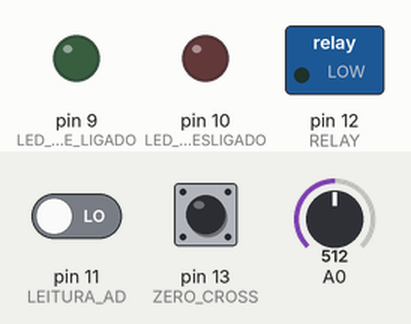
Recording of a sketch running on a simulated Arduino Uno, built with avr-gcc and run on an emulated ATmega328P. On the bench: switched loads named in the sketch (green lamp = pin HIGH), output pins drawn as LEDs (lit = HIGH). The inputs (shaded band) are chosen by the test bench; at power-on: pin 13 (ZERO_CROSS) HIGH, pin 11 (LEITURA_AD) LOW, A0 = 512.

Above: at 0.8 s.
0.9 s: pin 13 (ZERO_CROSS) pulled LOW for 0.15 s
At 1.6 s:
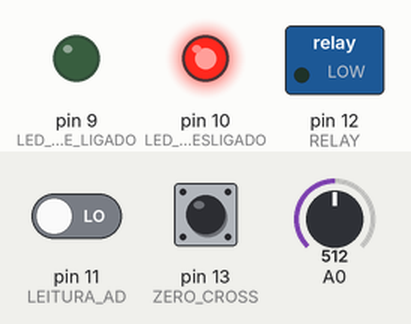
Timing chart, 0 to 3.9 s (numbered marks = the images above; inputs shaded):
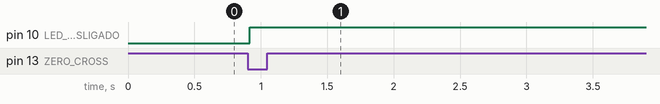

The sketch:

CircuitShielded-codigo.ino
```cpp
#include <avr/io.h>
#include <avr/interrupt.h>
#include <util/delay.h>
#include <Arduino.h>

#define LED_VERDE_LIGADO (1 << PB1)       // Define o pino do LED para o estado de ligado como PB1
#define LED_VERMELHO_DESLIGADO (1 << PB2) // Define o pino do LED para o estado de desligado como PB2
#define SENSOR_CONVERSAO 0                // Define o pino do sensor de conversão como PC0
#define LEITURA_AD (1 << PB3)             // Define o pino de leitura do ADC como PB3
#define RELAY (1 << PB4)                  // Define o pino do Relay como PB4
#define ZERO_CROSS (1 << PB5)             // Define o pino de entrada do cruzamento por zero como P1.5

float Leitura_AD;   // Variável para armazenar a leitura do ADC
float tensao = 0;   // Variável para armazenar a tensão
float media;        // Variável para armazenar a média da tensão
float tensao_int;   // Variável para armazenar a tensão instantânea
int amostras = 100; // Variável para definir a quantidade de amostras

// Função para configurar o ADC
void configADC()
{
    ADMUX = (1 << REFS0);                                              // Para Aref=AVcc
    ADCSRA = (1 << ADEN) | (1 << ADPS2) | (1 << ADPS1) | (1 << ADPS0); // Prescaler de 128
    ADCSRB = 0;                                                        // Conversão Única
}

// Função para iniciar a conversão
void iniciarADC()
{
    ADMUX |= (ADMUX & 0xF8) | SENSOR_CONVERSAO; // Seleciona o canal 0
    ADCSRA |= (1 << ADSC);                      // Inicia conversão
}

int main(void)
{
    // Serial.begin(9600); // Inicia a comunicação serial

    DDRB |= LED_VERDE_LIGADO | LED_VERMELHO_DESLIGADO | RELAY;     // Configura o pino do LED como saída
    PORTB &= ~(LED_VERDE_LIGADO | LED_VERMELHO_DESLIGADO | RELAY); // Apaga o LED

    configADC(); // Configura o ADC

    // Configura o pino do zero crossing como entrada
    DDRB &= ~ZERO_CROSS;

    // Ativa o resistor de pull-up para a entrada do zero crossing
    PORTB |= ZERO_CROSS;

    while (1)
    {

        // Aguarda o zero crossing
        while (PINB & ZERO_CROSS)
            ;

        tensao = 0;

        for (int i = 0; i < amostras; i++)
        {

            iniciarADC(); // Inicia a conversão

            while ((ADCSRA & (1 << ADSC)) == (1 << ADSC))
                ; // Esperar a conversão

            Leitura_AD = ADC; // Armazenamento da leitura

            tensao_int = (Leitura_AD * 3.00) / 1023.00; // Cálculo da Tensão

            tensao += tensao_int;
        }

        media = tensao / amostras;

        // Serial.println(media);
        // _delay_ms(500);

        if (PINB & LEITURA_AD)
        {
            if (media > 0.410 && media < 0.520)
            {
                //     Serial.println("Luz Ligada");
                PORTB |= LED_VERDE_LIGADO;        // Acende o LED
                PORTB &= ~LED_VERMELHO_DESLIGADO; // Apaga o LED
                _delay_ms(5);
                PORTB |= RELAY; // Liga o Relay
            }
            else
            {
                // Serial.println("Luz Desligada");
                PORTB &= ~LED_VERDE_LIGADO;      // Apaga o LED
                PORTB |= LED_VERMELHO_DESLIGADO; // Acende o LED
                PORTB &= ~RELAY;                 // Desliga o Relay
            }
        }
        else
        {
            if (media > 1.040 && media < 1.290)
            {
                // Serial.println("Luz Ligada");
                PORTB |= LED_VERDE_LIGADO;        // Acende o LED
                PORTB &= ~LED_VERMELHO_DESLIGADO; // Apaga o LED
                _delay_ms(5);
                PORTB |= RELAY; // Liga o Relay
            }
            else
            {
                // Serial.println("Luz Desligada");
                PORTB &= ~LED_VERDE_LIGADO;      // Apaga o LED
                PORTB |= LED_VERMELHO_DESLIGADO; // Acende o LED
                PORTB &= ~RELAY;                 // Desliga o Relay
            }
        }
    }
}
```

Measured:
- after the input at 0.9 s, pin 10 (LED_VERMELHO_DESLIGADO): LOW → HIGH at once
